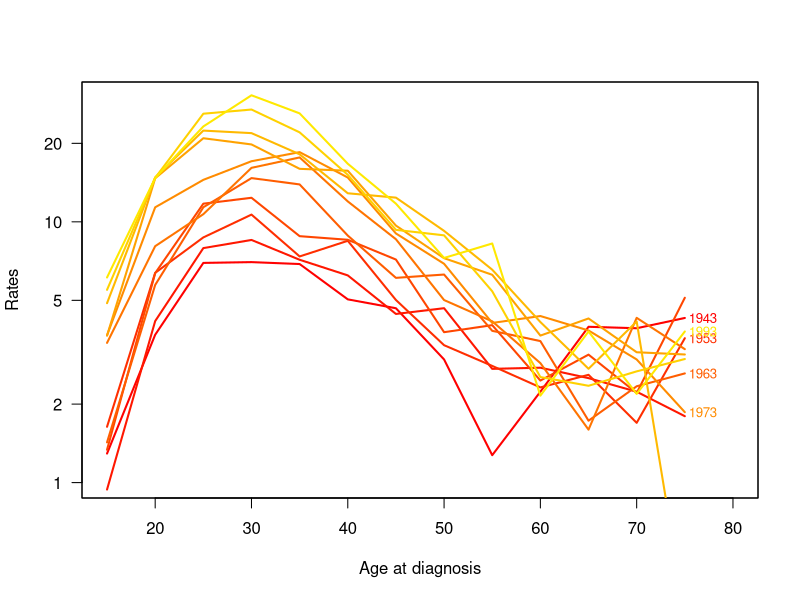
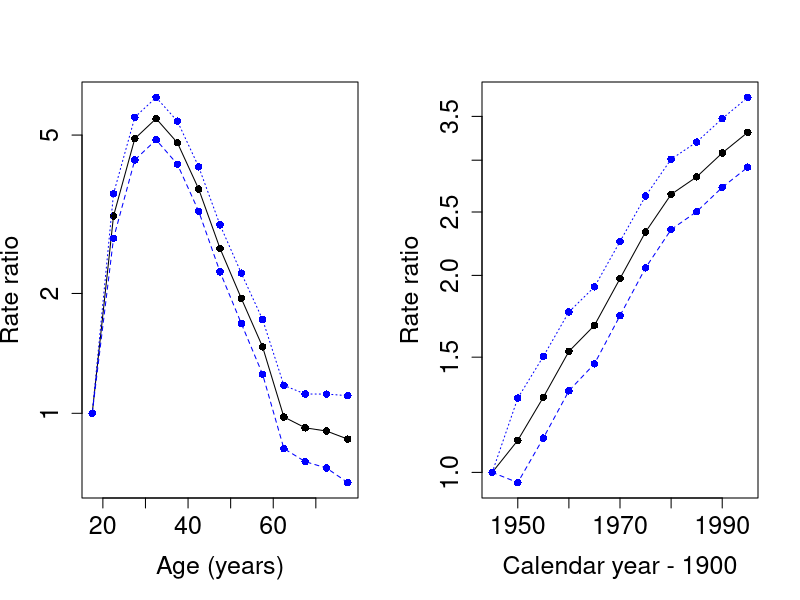
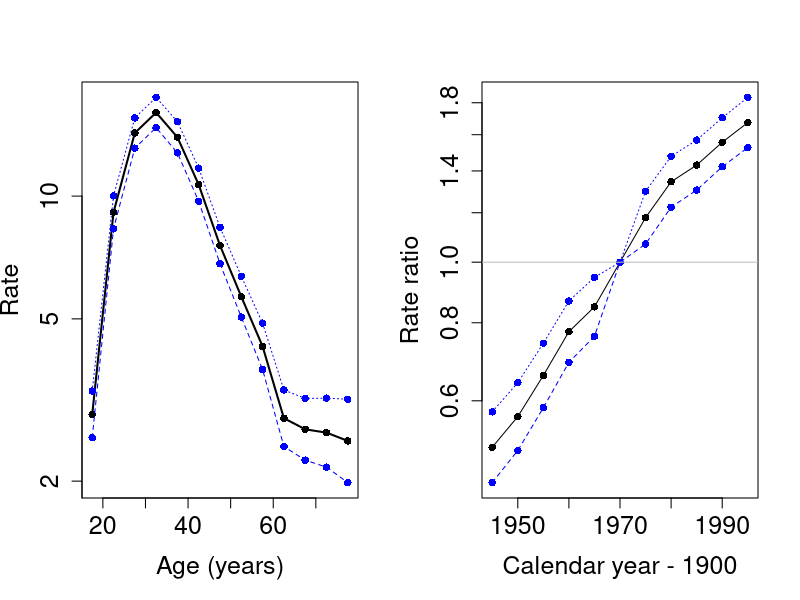
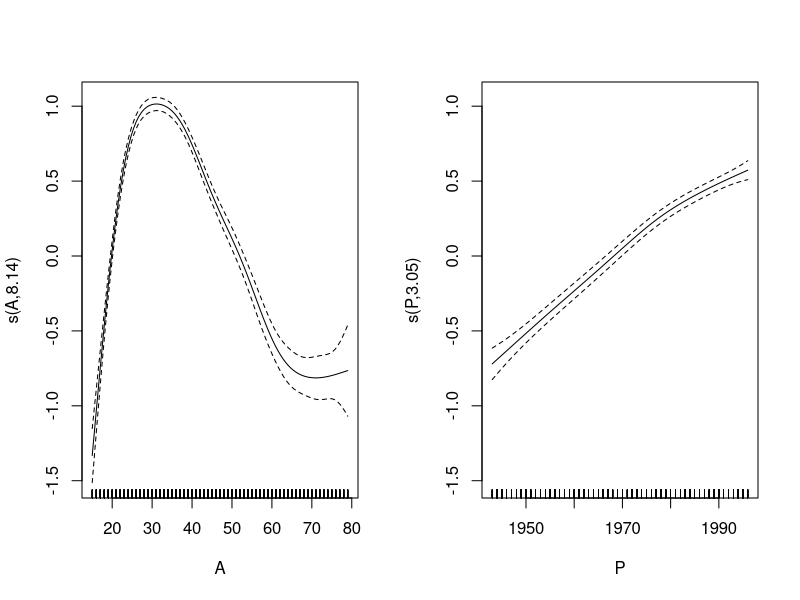
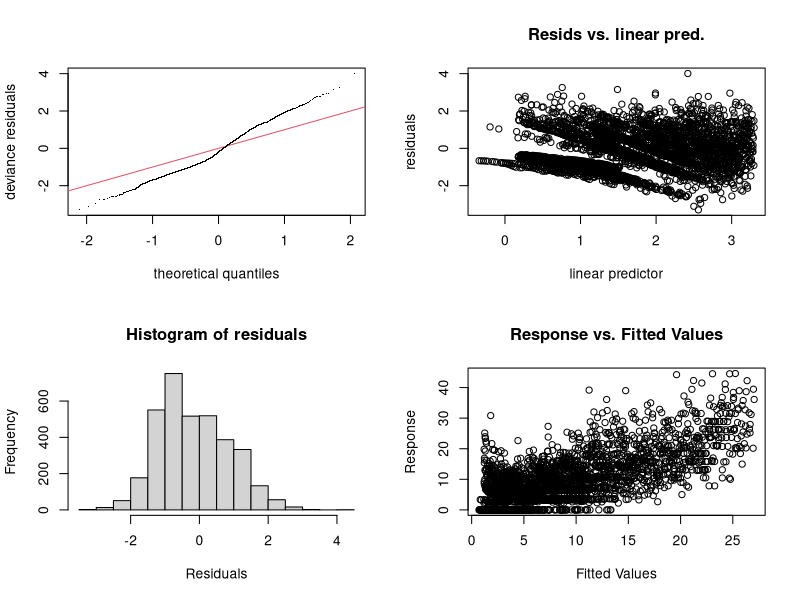
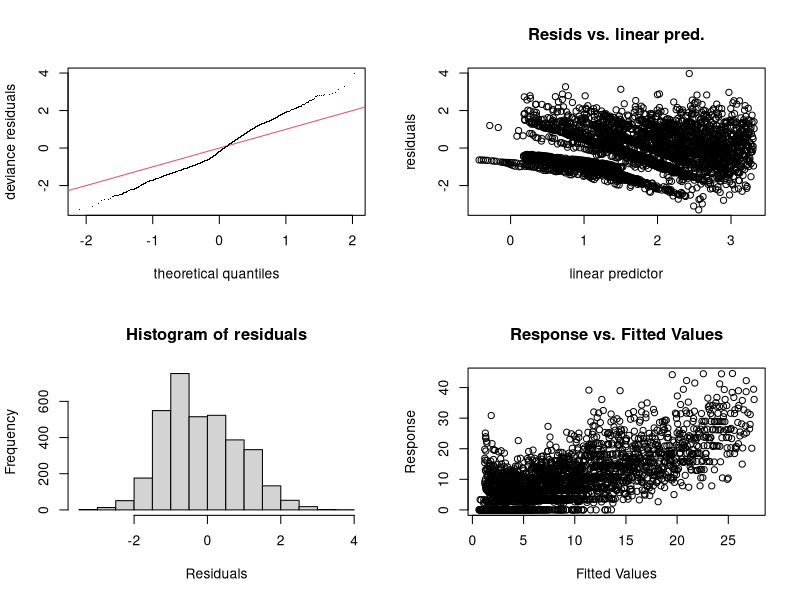
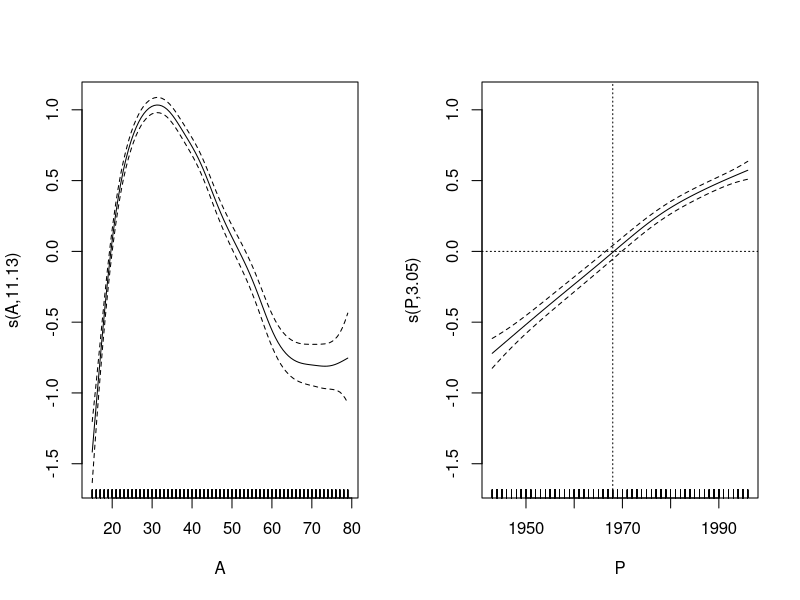
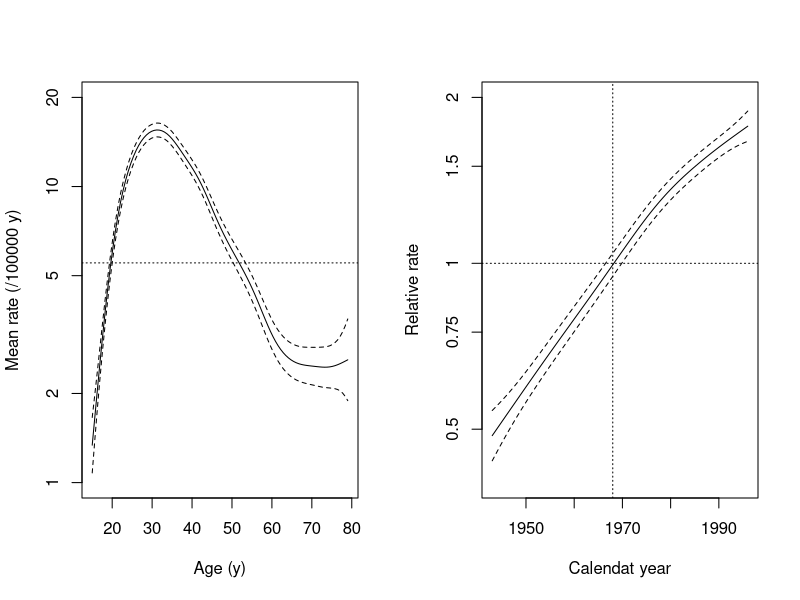

The R script that drew these images, in order:
## ----include=FALSE------------------------------------------------------------
knitr::opts_chunk$set(messages=FALSE, keep.source = TRUE, include = TRUE, eps = FALSE, prefix.string = "./graph/cont-eff")


## ----echo=FALSE---------------------------------------------------------------
# opt <- options()
# options( width=90,
#          SweaveHooks=list( fig=function()
#          par(mar=c(3,3,1,1),mgp=c(3,1,0)/1.6,las=1,bty="n") ) )


## ----data-input---------------------------------------------------------------
library(Epi)
library(mgcv)
data(testisDK)
str(testisDK)
summary(testisDK)
head(testisDK)


## ----housekeeping-------------------------------------------------------------
tdk <- subset(testisDK, A > 14 & A < 80)
tdk$Age <- cut(tdk$A, br = 5 * (3:16), include.lowest = TRUE, right = FALSE)
nAge <- length(levels(tdk$Age))
tdk$Per <- cut(tdk$P,
  br = seq(1943, 1998, by = 5),
  include.lowest = TRUE, right = FALSE)
nPer <- length(levels(tdk$Per))


## ----tabulation---------------------------------------------------------------
tab <- stat.table(
  index = list(Age, Per),
  contents = list(
    D = sum(D),
    Y = sum(Y / 1000),
    rate = ratio(D, Y, 10^5)
  ),
  margins = TRUE,
  data = tdk
)
str(tab)


## ----plot-rates, fig=FALSE----------------------------------------------------
par(mfrow = c(1, 1))
rateplot(
  rates = tab[3, 1:nAge, 1:nPer], which = "ap", ylim = c(1, 30),
  age = seq(15, 75, 5), per = seq(1943, 1993, 5),
  col = heat.colors(16), ann = TRUE
)


## ----mCat---------------------------------------------------------------------
tdk$Y <- tdk$Y / 100000
mCat <- glm(cbind(D, Y) ~ Age + Per,
  family = poisreg(link = log), data = tdk )
round(ci.exp(mCat), 2)


## ----mCat-est, fig=FALSE------------------------------------------------------
aMid <- seq(17.5, 77.5, by = 5)
pMid <- seq(1945, 1995, by = 5)
par(mfrow=c(1,2))
matplot(aMid, rbind(c(1,1,1), ci.exp(mCat)[2:13, ]), type = "o", pch = 16,
   log = "y", cex.lab = 1.5, cex.axis = 1.5, 
   col = c("black", "blue", "blue"),
  xlab = "Age (years)", ylab = "Rate ratio" )
matplot(pMid, rbind(c(1,1,1), ci.exp(mCat)[14:23, ]), type = "o", pch = 16,
   log = "y", cex.lab = 1.5, cex.axis = 1.5, 
   col = c("black", "blue", "blue"),
  xlab = "Calendar year - 1900", ylab = "Rate ratio" )


## ----mCat2-new-ref------------------------------------------------------------
tdk$Per70 <- Relevel(tdk$Per, ref = 6)
mCat2 <- glm(cbind(D, Y) ~ -1 + Age + Per70,
  family = poisreg(link = log), data = tdk )
round(ci.exp(mCat2), 2)


## ----mCat2-plot, fig =FALSE---------------------------------------------------
par(mfrow = c(1, 2))
matplot(aMid, ci.exp(mCat2)[1:13, ], type = "o", pch = 16, lwd=c(2,1,1),  
   log = "y", cex.lab = 1.5, cex.axis = 1.5, 
   col = c("black", "blue", "blue"),
  xlab = "Age (years)", ylab = "Rate" )
matplot(pMid, rbind(ci.exp(mCat2)[14:18, ], 
                    c(1,1,1), ci.exp(mCat2)[19:23, ]),
        type = "o", pch = 16, log = "y", cex.lab = 1.5, cex.axis = 1.5,
         col = c("black", "blue", "blue"),
        xlab = "Calendar year - 1900", ylab = "Rate ratio" )
abline(h = 1, col = "gray")


## ----mPen---------------------------------------------------------------------
mPen <- mgcv::gam(cbind(D, Y) ~ s(A) + s(P),
  family = poisreg(link = log), data = tdk
)
summary(mPen)


## ----mPen-plot, fig=FALSE-----------------------------------------------------
par(mfrow = c(1, 2))
plot(mPen, se=2, seWithMean = TRUE)


## ----mPen-check---------------------------------------------------------------
par(mfrow = c(2, 2))
gam.check(mPen)


## ----model mPen2 with increased flexibility-----------------------------------
mPen2 <- mgcv::gam(cbind(D, Y) ~ s(A, k = 20) + s(P),
  family = poisreg(link = log), data = tdk
)
summary(mPen2)


## ----diagnostics of model mPen2-----------------------------------------------
par(mfrow = c(2, 2))
gam.check(mPen2)


## ----mPen2-plot, fig=FALSE----------------------------------------------------
par(mfrow = c(1, 2))
plot(mPen2, seWithMean = TRUE)
abline(v = 1968, h = 0, lty = 3)


## ----mPen2-newplot------------------------------------------------------------
icpt <- coef(mPen2)[1]
par(mfrow = c(1, 2))
plot(mPen2, 
  seWithMean = TRUE, select = 1, rug = FALSE,
  yaxt="n",  ylim = c(log(1), log(20)) - icpt,
  xlab = "Age (y)", ylab = "Mean rate (/100000 y)"
)
axis(2, at = log(c(1, 2, 5, 10, 20)) - icpt, 
     labels = c(1, 2, 5, 10, 20))
abline(h = 0, lty=3)
plot(mPen2,
  seWithMean = TRUE, select = 2, rug = FALSE,
  yaxt = "n", ylim = c(log(0.4), log(2)),
  xlab = "Calendat year", ylab = "Relative rate"
)
axis(2, at = log(c(0.5, 0.75, 1, 1.5, 2)), 
     labels = c(0.5, 0.75, 1, 1.5, 2))
abline(v = 1968, h = 0, lty = 3)
